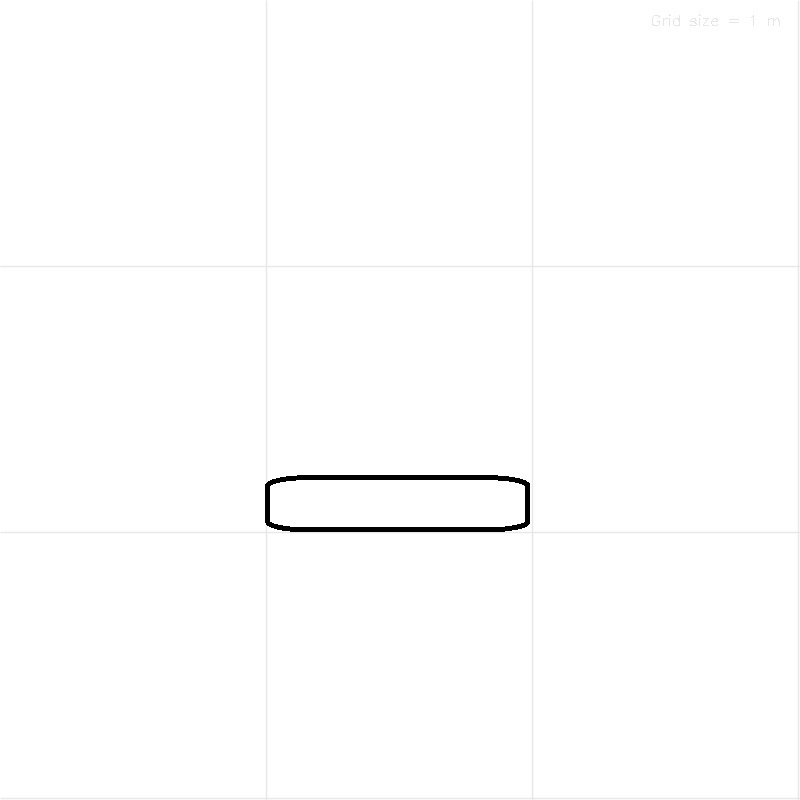
#> input picture Simulation_City/map_drawn/map_trailer.jpg, 800 x 800 px, found by its file name; its folder holds 4 pictures in this run
$ python map_preprocess.py
#> lines starting #> are read from the running program, lines starting #| are printed output that depends on the picture; after the words box and inside, x2 and y2 are one past the last pixel; in counts of white or black regions, pixels touching at a corner belong together
import cv2
import numpy as np
import pickle

import matplotlib.pyplot as plt
from shapely.geometry import Polygon

# [44 lines left out: function read_map_boundary, not called in this run]


def read_map_object(img_read_path, img_write_path, map_details_path, scale, object_name, choice, w, d):
#> called with img_read_path = 'map_drawn\\map_trailer.jpg', img_write_path = 'map_for_scenes\\map_trailer.jpg', map_details_path = 'map_for_scenes\\map_details_trailer.csv', object_name = 'trailer', choice = 1, w = 3, d = 3
    img = cv2.imread(img_read_path)
#> img is the input picture: shape (800, 800, 3); min 0, max 255, mean 253.5
    img = cv2.cvtColor(img, cv2.COLOR_BGR2RGB)
    img[img >= 200] = 255
#> img: shape (800, 800, 3); 3.38% of pixels changed, all inside (x1, y1, x2, y2) = (0, 0, 800, 800)
    img[img < 200] = 0
#> img: shape (800, 800, 3); 99.5% white; 1 black region, box (x1, y1, x2, y2) and area: (265, 475, 530, 532) 2997
    pt1 = np.min(np.where(img == 0), axis=1)
#> pt1 = [475, 265, 0]
    pt2 = np.max(np.where(img == 0), axis=1)
#> pt2 = [531, 529, 2]
    img = img[pt1[0]:pt2[0], pt1[1]:pt2[1]]
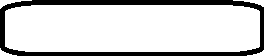
#> img: shape (56, 264, 3); 81.5% white; 1 black region, box (x1, y1, x2, y2) and area: (0, 0, 264, 56) 2741
    dim = (int(img.shape[1] * scale[0]), int(img.shape[0] * scale[1]))
#> dim = (113, 24)
    img = cv2.resize(img, dim, interpolation=cv2.INTER_AREA)
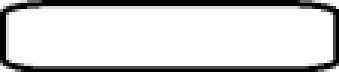
#> img: shape (24, 113, 3) (shown 3 times larger); min 0, max 255, mean 207.7
    cv2.imwrite(img_write_path, img)
    polygon_object = [(0, 0), (img.shape[1], 0), (img.shape[1], img.shape[0]), (0, img.shape[0])]
#> polygon_object = [(0, 0), (113, 0), (113, 24), (0, 24)]
    center_coords = [int(img.shape[1]/2), int(img.shape[0]/2)]
#> center_coords = [56, 12]
    img_size = [int(img.shape[1]), int(img.shape[0])]
#> img_size = [113, 24]
    details = {'object_num': choice,
               'object_name': object_name,
               'center_coords': center_coords,
               'image_size': img_size,
               'polygon': polygon_object}
    with open(map_details_path, 'wb') as f:
        pickle.dump(details, f)

    return img


if __name__ == "__main__":

    """
    User choices
    """
    choice = 1  # [-1, 0, 1] --> [boundary, tractor, trailer]

    map_width_boundary = 7  # m
    map_depth_boundary = 7  # m

    map_widths = [3, 3]  # m
    map_depths = [3, 3]  # m

    if choice == -1:
        # Boundary
        object_name_boundary = r"boundary"
        img_read_path_boundary = r"map_drawn\map_" + object_name_boundary + ".jpg"
        img_write_path_boundary = r"map_for_scenes\map_" + object_name_boundary + ".jpg"
        map_details_path_boundary = r"map_for_scenes\map_details_" + object_name_boundary + ".csv"

        scale = [1, 1]

        img = read_map_boundary(img_read_path_boundary, img_write_path_boundary, map_details_path_boundary, scale,
                                object_name_boundary, choice, map_width_boundary, map_depth_boundary)

    else:

        # Objects
        object_names = [r"tractor", r"trailer"]
        img_read_path = r"map_drawn\map_" + object_names[choice] + ".jpg"
        img_write_path = r"map_for_scenes\map_" + object_names[choice] + ".jpg"
        map_details_path = r"map_for_scenes\map_details_" + object_names[choice] + ".csv"

        map_width = map_widths[choice]
        map_depth = map_depths[choice]
        scale = [map_width/map_width_boundary, map_depth/map_depth_boundary]

        img = read_map_object(img_read_path, img_write_path, map_details_path, scale, object_names[choice], choice, map_width, map_depth)

    cv2.imshow("Image", img)
    plt.show()
    cv2.waitKey(0)
